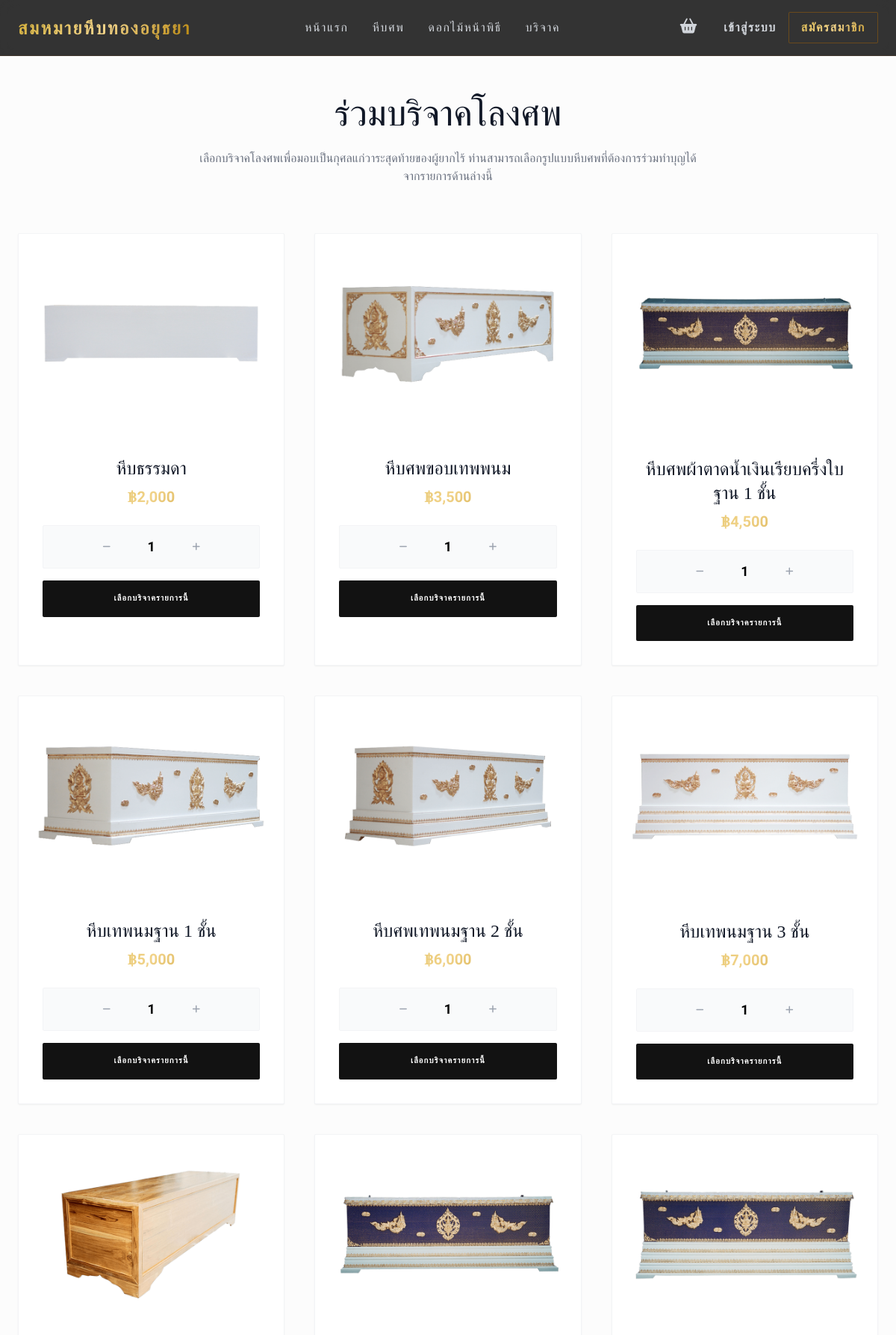
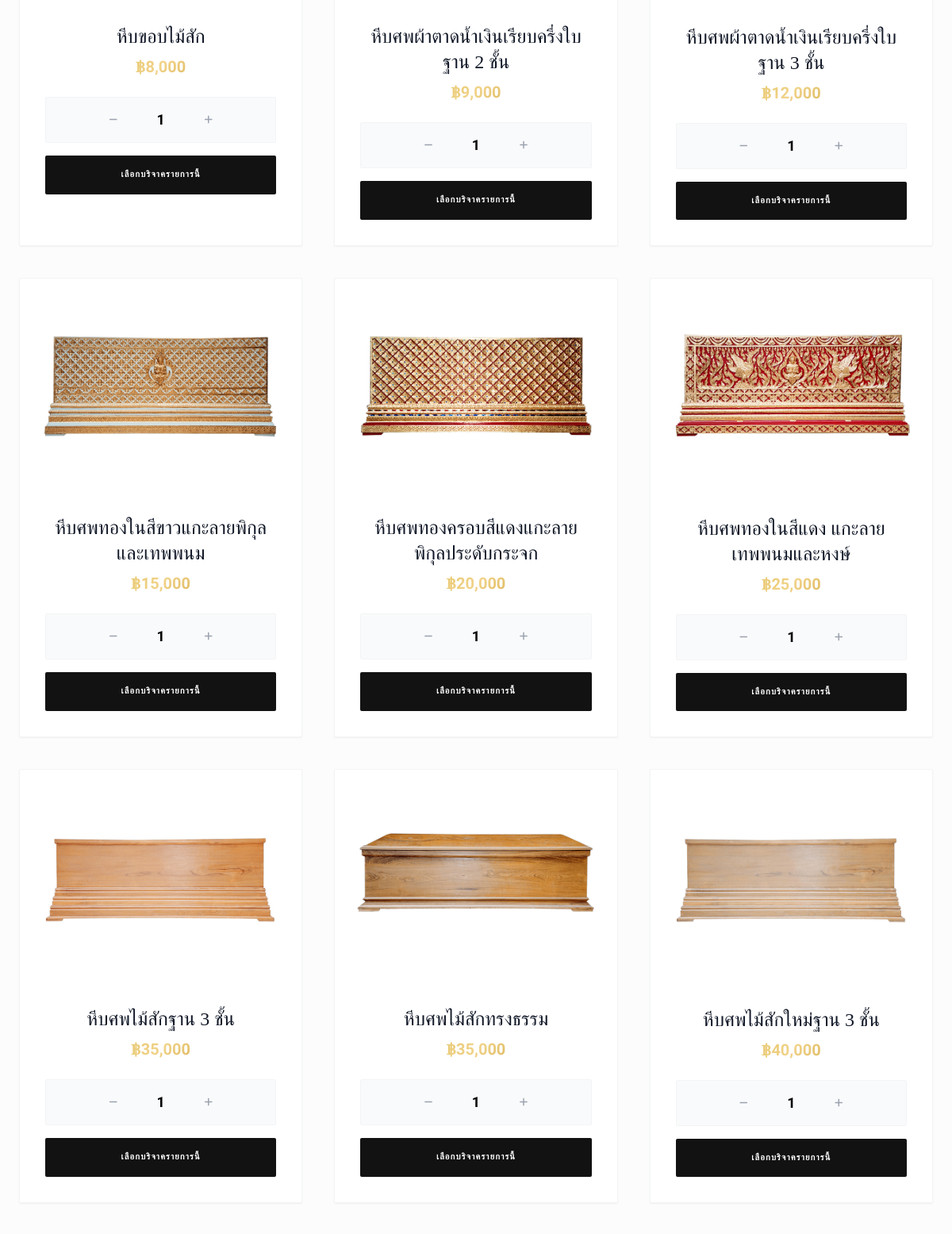
Page /donations.php (upper part) on the committed database (2 pictures, top to bottom).
### tables this page shows
CREATE TABLE `products` (
  `id` int(11) NOT NULL,
  `name` varchar(100) NOT NULL,
  `type` enum('coffin','decoration') NOT NULL DEFAULT 'coffin' COMMENT 'coffin=สินค้าหลัก, decoration=ของตกแต่ง',
  `sub_category` varchar(100) DEFAULT NULL COMMENT 'หมวดหมู่ย่อย เช่น ไม้สัก, ดอกไม้สด',
  `sale_type` varchar(100) DEFAULT NULL COMMENT 'เก็บได้ทั้ง individual, set หรือประเภทที่แอดมินสร้างใหม่',
  `description` text DEFAULT NULL,
  `price` decimal(10,2) NOT NULL,
  `image_url` varchar(255) DEFAULT NULL,
  `is_active` tinyint(1) DEFAULT 1 COMMENT '1=ขายอยู่, 0=เลิกขาย (Soft Delete)',
  `created_at` timestamp NOT NULL DEFAULT current_timestamp()
);

### donations.php (the view, shortened to what this page needs)
<?php
require_once 'config/db.php';
$stmt = $pdo->prepare("SELECT * FROM products WHERE type = 'coffin' AND sale_type = 'individual' AND is_active = 1 ORDER BY price ASC");
$stmt->execute();
$coffins = $stmt->fetchAll();
?>
<!DOCTYPE html>
<html lang="th">
<head>
    <script src="https://cdn.tailwindcss.com"></script>
    <link rel="stylesheet" href="https://cdnjs.cloudflare.com/ajax/libs/font-awesome/6.0.0/css/all.min.css">
</head>
<body>
    <?php require_once 'includes/navbar.php'; ?>
    <div class="h-32"></div>
    <main class="max-w-7xl mx-auto px-6 pb-24">
        <div class="text-center mb-16">
            <h1 class="serif text-5xl text-gray-900 mb-6">ร่วมบริจาคโลงศพ</h1>
            <p class="text-gray-500 max-w-2xl mx-auto">เลือกบริจาคโลงศพเพื่อมอบเป็นกุศลแก่วาระสุดท้ายของผู้ยากไร้ ท่านสามารถเลือกรูปแบบหีบศพที่ต้องการร่วมทำบุญได้จากรายการด้านล่างนี้</p>
        </div>
        <div class="grid grid-cols-1 md:grid-cols-2 lg:grid-cols-3 gap-10">
            <?php foreach($coffins as $product): ?>
                <div class="bg-white border border-gray-100 shadow-sm transition-all duration-500 rounded-sm overflow-hidden group">
                    <div class="relative overflow-hidden aspect-[4/3]">
                        <img src="uploads/<?= $product['image_url'] ?: 'default.png' ?>" class="w-full h-full object-cover group-hover:scale-110 transition duration-1000">
                    </div>
                    <div class="p-8 text-center">
                        <h3 class="serif text-2xl mb-2 text-gray-900"><?= htmlspecialchars($product['name']) ?></h3>
                        <p class="text-gold font-bold text-xl mb-6">฿<?= number_format($product['price']) ?></p>
                        <form action="cart_action.php" method="POST" class="space-y-4">
                            <div class="flex items-center justify-center gap-1 bg-gray-50 p-1 border border-gray-100 rounded-sm">
                                <button type="button" onclick="changeQty(<?= $product['id'] ?>, -1)" class="w-12 h-12 flex items-center justify-center text-gray-400 hover:text-black transition">
                                    <i class="fas fa-minus text-xs"></i>
                                </button>
                                <input type="number"
                                       name="qty"
                                       id="qty_<?= $product['id'] ?>"
                                       value="1"
                                       min="1"
                                       max="999"
                                       maxlength="3"
                                       oninput="validateQty(this)"
                                       class="w-16 bg-transparent text-center font-bold text-lg focus:outline-none">
                                <button type="button" onclick="changeQty(<?= $product['id'] ?>, 1)" class="w-12 h-12 flex items-center justify-center text-gray-400 hover:text-black transition">
                                    <i class="fas fa-plus text-xs"></i>
                                </button>
                            </div>
                            <button type="submit" class="w-full bg-charcoal text-white py-4 rounded-sm uppercase tracking-widest text-[11px] font-bold hover:bg-gold hover:text-black transition duration-300 transform active:scale-95">
                                เลือกบริจาครายการนี้
                            </button>
                        </form>
                    </div>
                </div>
            <?php endforeach; ?>
        </div>
    </main>
</body>
</html>

### donations.php (style rules this page uses)
body { font-family: 'IBM Plex Sans Thai', sans-serif; background-color: #fcfcfc; }
.serif { font-family: 'Playfair Display', serif; }
.bg-charcoal { background-color: #121212; }

### includes/navbar.php (style rules this page uses)
.text-gold { background: linear-gradient(135deg, #D4AF37 0%, #F1D38A 50%, #B8860B 100%); -webkit-background-clip: text; -webkit-text-fill-color: transparent; }
.serif { font-family: 'Playfair Display', serif; }

### rows in the picture
products: image_url (picture), name "หีบธรรมดา", price "2,000", qty "1"
products: image_url (picture), name "หีบศพขอบเทพพนม", price "3,500", qty "1"
products: image_url (picture), name "หีบศพผ้าตาดน้ำเงินเรียบครึ่งใบฐาน 1 ชั้น", price "4,500", qty "1"
products: image_url (picture), name "หีบเทพนมฐาน 1 ชั้น", price "5,000", qty "1"
products: image_url (picture), name "หีบศพเทพนมฐาน 2 ชั้น", price "6,000", qty "1"
products: image_url (picture), name "หีบเทพนมฐาน 3 ชั้น", price "7,000", qty "1"
products: image_url (picture), name "หีบขอบไม้สัก", price "8,000", qty "1"
products: image_url (picture), name "หีบศพผ้าตาดน้ำเงินเรียบครึ่งใบฐาน 2 ชั้น", price "9,000", qty "1"
products: image_url (picture), name "หีบศพผ้าตาดน้ำเงินเรียบครึ่งใบฐาน 3 ชั้น", price "12,000", qty "1"
products: image_url (picture), name "หีบศพทองในสีขาวแกะลายพิกุลและเทพพนม", price "15,000", qty "1"
products: image_url (picture), name "หีบศพทองครอบสีแดงแกะลายพิกุลประดับกระจก", price "20,000", qty "1"
products: image_url (picture), name "หีบศพทองในสีแดง แกะลายเทพพนมและหงษ์", price "25,000", qty "1"
products: image_url (picture), name "หีบศพไม้สักฐาน 3 ชั้น", price "35,000", qty "1"
products: image_url (picture), name "หีบศพไม้สักทรงธรรม", price "35,000", qty "1"
products: image_url (picture), name "หีบศพไม้สักใหม่ฐาน 3 ชั้น", price "40,000", qty "1"
